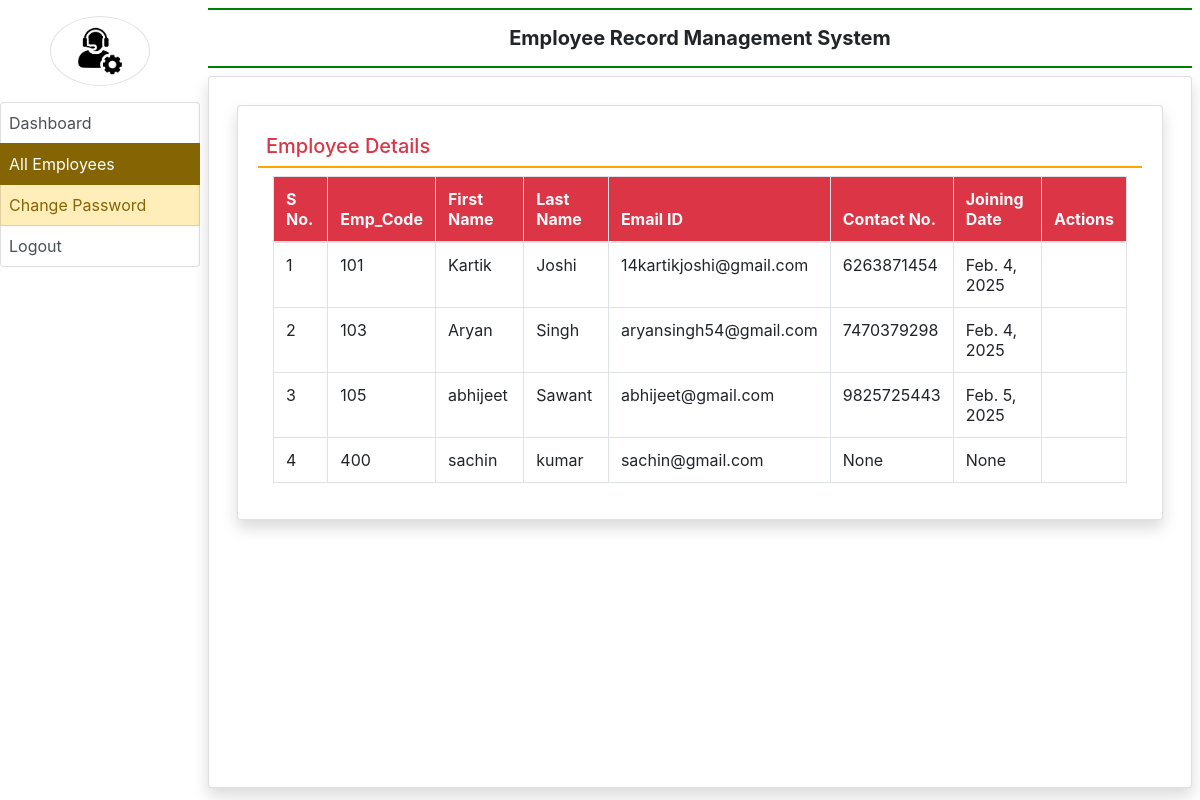
The app's page /all_employees/ (signed in), older data.
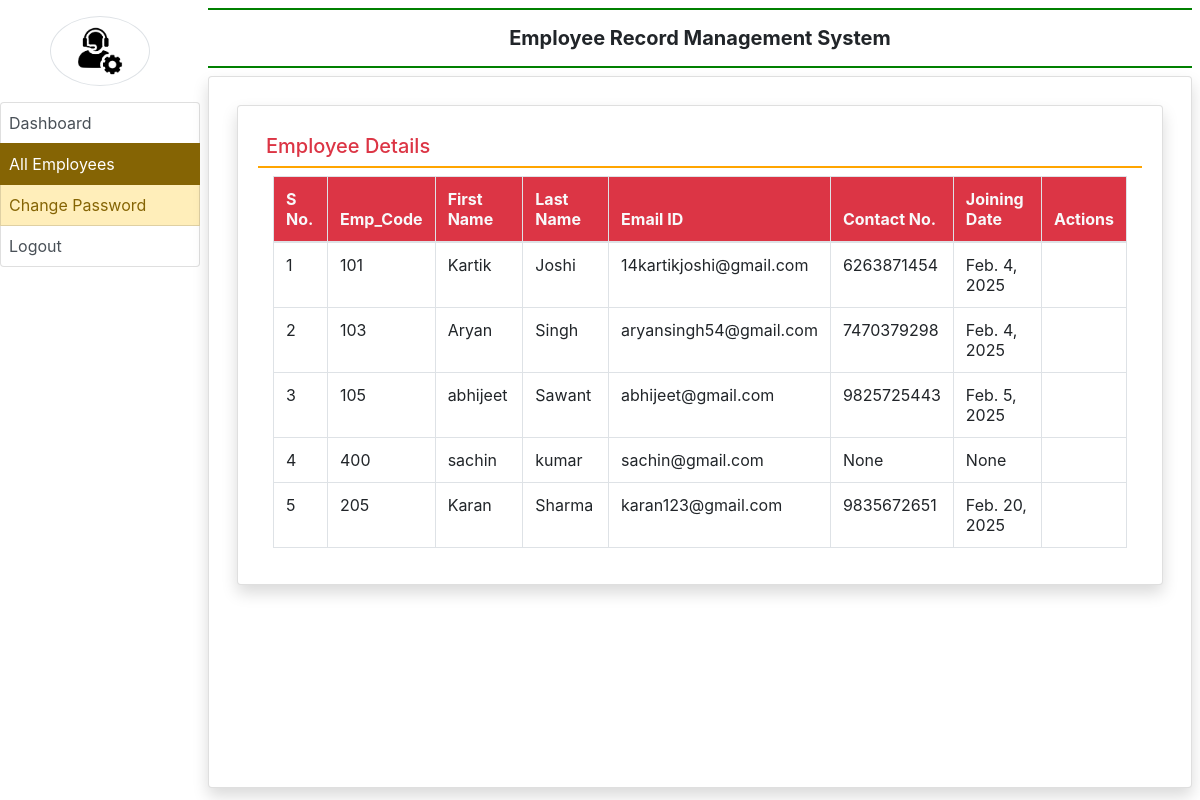
The same page, newer data.
### employee/models.py (models this page shows, shortened)
class EmployeeDetail(models.Model):
    user = models.ForeignKey(User,on_delete=models.CASCADE)
    empcode = models.CharField(max_length=50)
    empdept = models.CharField(max_length=100,null=True)
    designation = models.CharField(max_length=100,null=True)
    contact = models.CharField(max_length=15,null=True)
    gender = models.CharField(max_length=50,null=True)
    joiningdate = models.DateField(null=True)

### employee/views.py (the view)
# urls.py: path('all_employees/',all_employees,name = 'all_employees'),
def all_employees(request):
    if not request.user.is_authenticated:
        return redirect('admin_login')
    employee = EmployeeDetail.objects.all()
    return render(request,'all_employees.html',locals())

### employee/templates/all_employees.html (shortened to what this page needs)
{% extends 'admin_base.html' %}
{% block main %}
<div class=" card shadow m-2">
    <div class="card-body">
        <h5 class="p-2 text-danger" style=" border-bottom : 2px solid orange ">Employee Details </h5>
        <div class=" container-fluid">
            <table class="table table-bordered table-hover" id="example">
                <thead class="text-light bg-danger">
                    <tr>
                        <th>S No.</th>
                        <th>Emp_Code</th>
                        <th>First Name</th>
                        <th>Last Name </th>
                        <th>Email ID</th>
                        <th>Contact No.</th>
                        <th>Joining Date</th>
                        <th>Actions</th>
                    </tr>
                </thead>
                <tbody>
                    {% for i in employee%}
                    <tr>
                        <td>{{forloop.counter}}</td>
                        <td>{{i.empcode}}</td>
                        <td>{{i.user.first_name}}</td>
                        <td>{{i.user.last_name}}</td>
                        <td>{{i.user.username}}</td>
                        <td>{{i.contact}}</td>
                        <td>{{i.joiningdate}}</td>
                        <td>
                        </td>
                    </tr>
                    {% endfor%}
                </tbody>
            </table>
        </div>
    </div>
</div>
{% endblock %}

### employee/templates/admin_base.html (shortened to what this page needs)
{% load static %}
<html>
<head>
    <link rel="stylesheet" href="https://cdn.jsdelivr.net/npm/bootstrap@4.6.2/dist/css/bootstrap.min.css">
    <link rel="stylesheet" href="{% static 'css/style.css' %}">
    <link rel="stylesheet" href="https://use.fontawesome.com/releases/v5.7.0/css/all.css">
    <link rel="stylesheet" href="https://cdn.datatables.net/2.2.2/css/dataTables.dataTables.css">
    <link rel="stylesheet" href="https://cdn.datatables.net/buttons/3.2.2/css/buttons.dataTables.css">
</head>
<body>
    <div class=" container-fluid">
        <div class="row">
            <div class="col-sm-2 p-0">
                <center>
                    <img src="{%static 'images/admin icon.jpg' %}" width="100" height="100"
                        class="img-thumbnail rounded-circle my-3">
                </center>
                <div class="list-group">
                    <a href="{% url 'admin_home' %}"
                        class="list-group-item list-group-item-action {% if request.path == '/Dashboard/' %} active{% endif %}">Dashboard</a>
                    <a href="{% url 'all_employees' %}"
                        class="list-group-item  list-group-item-warning list-group-item-action {% if request.path == '/all_employees/' %} active{% endif %}">All
                        Employees</a>
                    <a href="{% url 'change_passwordadmin' %}"
                        class="list-group-item list-group-item-warning list-group-item-action {% if request.path == '/change_passwordadmin/' %} active{% endif %}">Change
                        Password</a>
                    <a href="{% url 'logout' %}" class="list-group-item list-group-item-action">Logout</a>
                </div>
            </div>
            <div class="col-sm-10 p-0">
                <div class="container-fluid p-2">
                    <h5 class="text-center p-3 font-weight-bold"
                        style=" border-bottom : 2px solid green; border-top : 2px solid green"> Employee
                        Record Management System</h5>
                    <div class="card shadow" style=" min-height : 89vh">
                        <div class=" card-body">
                            {% block main %}
                            {% endblock %}
                        </div>
                    </div>
                </div>
            </div>
        </div>
    </div>
</body>
</html>

### employee/templates/admin_base.html (style rules this page uses)
.list-group-item { padding: 8px !important; }

Row changes from the older to the newer data that the page shows:
added EmployeeDetail: empcode "205", user.first_name "Karan", user.last_name "Sharma", user.username "karan123@gmail.com", contact "9835672651", joiningdate "Feb. 20, 2025"
